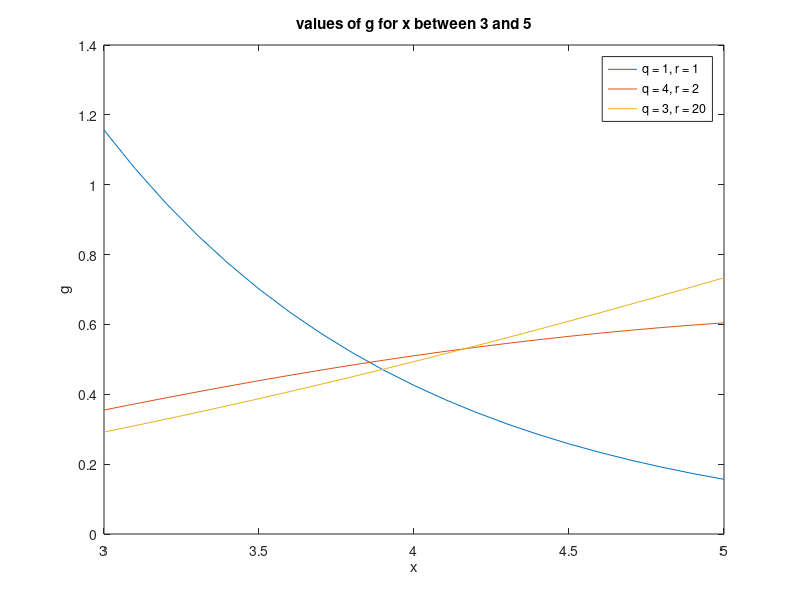

The MATLAB script that drew this image: (Note: this script raises an error after producing the figure.)
clear
clc
%%a
h = @(x,q,r,a,b) (gampdf(x,q,r)./(gamcdf(b,q,r) - gamcdf(a,q,r)));

%%b
g = @(x,q,r,a,b) (h(x,q,r,a,b).*(a<=x&x<=b));

%%c
x = 3:0.1:5;
plot(x,g(x,1,1,3,5))
xlabel('x');
ylabel('g');
title('values of g for x between 3 and 5');
hold on
plot(x,g(x,4,2,3,5))
hold on
plot(x,g(x,3,20,3,5))
legend('q = 1, r = 1', 'q = 4, r = 2', 'q = 3, r = 20')


%%
clear
clc

v = [1,5,2,3,4,9];
n = 3;
result = vector_placement(v,n)

function output_matrix = vector_placement(v,n)
    output_matrix = zeros(n,n);
    for i = 1:n
        input_vector = zeros(1,n);
        input_vector(:,end-i+1:end) = v(:,end-i+1:end);
        v = v(:,1:end-i);
        output_matrix(:,end-i+1) = input_vector';
    end     
end



